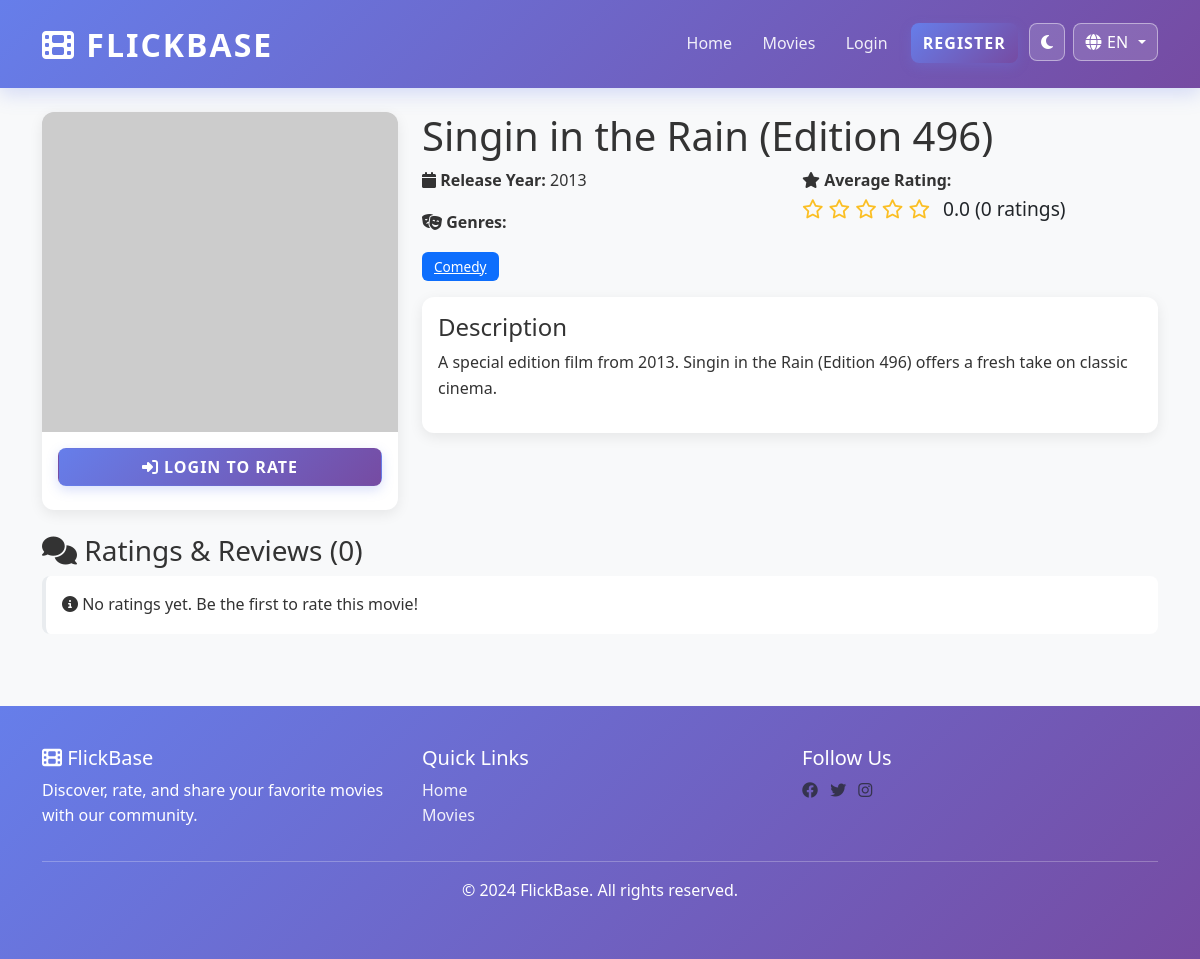
Page /movie/997 on the committed database.
### app/models.py (models this page shows, shortened)
class Movie(db.Model):
    __tablename__ = 'movies'
    id = db.Column(db.Integer, primary_key=True)
    title = db.Column(db.String(255), nullable=False, index=True)
    description = db.Column(db.Text, nullable=False)
    year = db.Column(db.Integer, nullable=False, index=True)
    poster_url = db.Column(db.String(500), nullable=True)  # URL to poster image
    tmdb_id = db.Column(db.Integer, nullable=True, unique=True, index=True)  # For TMDB API integration
    created_at = db.Column(db.DateTime, default=utcnow, index=True)
    updated_at = db.Column(db.DateTime, default=utcnow, onupdate=utcnow)
    ratings = db.relationship('Rating', backref='movie', lazy=True, cascade='all, delete-orphan')
    watchlist = db.relationship('Watchlist', backref='movie', lazy=True, cascade='all, delete-orphan')
    def get_average_rating_db(self):
        avg = db.session.query(func.avg(Rating.rating)).filter_by(movie_id=self.id).scalar()
        return round(avg, 2) if avg else 0

class Genre(db.Model):
    __tablename__ = 'genres'
    id = db.Column(db.Integer, primary_key=True)
    name = db.Column(db.String(50), unique=True, nullable=False, index=True)
    description = db.Column(db.Text, nullable=True)
    created_at = db.Column(db.DateTime, default=utcnow)
    movies = db.relationship('Movie', secondary=movie_genre, backref=db.backref('genres', lazy='select'))

### app/routes/movie.py (the view, shortened to what this page needs)
@movie_bp.route('/movie/<int:movie_id>')
def movie_detail(movie_id):
    movie = db.get_or_404(Movie, movie_id)
    ratings = Rating.query.filter_by(movie_id=movie_id).order_by(
        Rating.created_at.desc()
    ).all()
    user_rating = None
    in_watchlist = False
    avg_rating = movie.get_average_rating_db()
    rating_count = len(ratings)
    return render_template('movies/detail.html',
                         movie=movie,
                         ratings=ratings,
                         user_rating=user_rating,
                         in_watchlist=in_watchlist,
                         avg_rating=avg_rating,
                         rating_count=rating_count)

### app/i18n.py (called while the page is built)
def get_current_language():
    selected = session.get('lang')
    return selected if selected in SUPPORTED_LANGUAGES else 'en'

def translate(key, lang=None):
    current_lang = lang or get_current_language()
    entry = TRANSLATIONS.get(key, {})
    return entry.get(current_lang) or entry.get('en') or key

def localize_text(value, lang=None):
    if value is None:
        return ''
    if not isinstance(value, str):
        return value
    try:
        payload = json.loads(value)
    except Exception:
        return value
    if isinstance(payload, dict):
        current_lang = lang or get_current_language()
        return payload.get(current_lang) or payload.get('en') or next(iter(payload.values()), value)
    return value

### app/templates/movies/detail.html (shortened to what this page needs)
{% extends "base.html" %}
{% block content %}
<div class="row mb-4">
    <div class="col-md-4">
        <div class="card movie-card sticky-top">
            <div class="movie-poster">
                {% if movie.poster_url %}
                    <img src="{{ movie.poster_url }}" alt="{{ movie.title }}">
                {% else %}
                    <div class="w-100 h-100 d-flex align-items-center justify-content-center bg-light">
                        <i class="fas fa-image fa-5x text-muted"></i>
                    </div>
                {% endif %}
            </div>
            <div class="card-body text-center">
                {% if current_user.is_authenticated %}
                    {% if in_watchlist %}
                    <button class="btn btn-danger w-100 mb-2" onclick="removeFromWatchlist({{ movie.id }})">
                        <i class="fas fa-bookmark"></i> {{ t('detail.remove_watchlist') }}
                    </button>
                    {% else %}
                    <button class="btn btn-primary w-100 mb-2" onclick="addToWatchlist({{ movie.id }})">
                        <i class="fas fa-bookmark"></i> {{ t('detail.add_watchlist') }}
                    </button>
                    {% endif %}
                    {% if user_rating %}
                    <a href="{{ url_for('movie.rate_movie', movie_id=movie.id) }}" class="btn btn-outline-primary w-100 mb-2">
                        <i class="fas fa-edit"></i> {{ t('detail.update_rating') }}
                    </a>
                    {% else %}
                    <a href="{{ url_for('movie.rate_movie', movie_id=movie.id) }}" class="btn btn-success w-100 mb-2">
                        <i class="fas fa-star"></i> {{ t('detail.rate_movie') }}
                    </a>
                    {% endif %}
                {% else %}
                    <a href="{{ url_for('auth.login') }}" class="btn btn-primary w-100 mb-2">
                        <i class="fas fa-sign-in-alt"></i> {{ t('detail.login_rate') }}
                    </a>
                {% endif %}
            </div>
        </div>
    </div>
    <div class="col-md-8">
        <h1>{{ movie.title }}</h1>
        <div class="row mb-3">
            <div class="col-md-6">
                <p><strong><i class="fas fa-calendar"></i> {{ t('detail.release_year') }}:</strong> {{ movie.year }}</p>
                <p><strong><i class="fas fa-theater-masks"></i> {{ t('detail.genres') }}:</strong></p>
                <div>
                    {% for genre in movie.genres %}
                    <a href="{{ url_for('movie.movies', genre=genre.id) }}" class="badge badge-custom bg-primary">
                        {{ genre.name }}
                    </a>
                    {% endfor %}
                </div>
            </div>
            <div class="col-md-6">
                <p>
                    <strong><i class="fas fa-star"></i> {{ t('detail.avg_rating') }}:</strong><br>
                    <span class="rating-stars">
                        {% for i in range(1, 6) %}
                            {% if i <= avg_rating %}
                                <i class="fas fa-star"></i>
                            {% elif i - avg_rating < 1 %}
                                <i class="fas fa-star-half-alt"></i>
                            {% else %}
                                <i class="far fa-star"></i>
                            {% endif %}
                        {% endfor %}
                        <span class="ms-2 text-body">{{ "%.1f"|format(avg_rating) }} ({{ rating_count }} {{ t('detail.ratings_count') }})</span>
                    </span>
                </p>
            </div>
        </div>
        <div class="card mb-4">
            <div class="card-body">
                <h4>{{ t('detail.description') }}</h4>
                <p>{{ localize_text(movie.description) }}</p>
            </div>
        </div>
    </div>
</div>
<div class="row">
    <div class="col-md-12">
        <h3><i class="fas fa-comments"></i> {{ t('detail.ratings_reviews') }} ({{ rating_count }})</h3>
        {% if ratings %}
        <div class="row">
            {% for rating in ratings[:10] %}
            <div class="col-md-6 mb-3">
                <div class="card">
                    <div class="card-body">
                        <div class="d-flex justify-content-between">
                            <h6 class="card-title">{{ rating.user.username }}</h6>
                            <div class="rating-stars">
                                {% for i in range(1, 6) %}
                                    {% if i <= rating.rating %}<i class="fas fa-star"></i>{% else %}<i class="far fa-star"></i>{% endif %}
                                {% endfor %}
                            </div>
                        </div>
                        {% if rating.review %}
                        <p class="card-text">{{ rating.review }}</p>
                        {% endif %}
                        <small class="text-muted">{{ rating.created_at.strftime('%B %d, %Y') }}</small>
                    </div>
                </div>
            </div>
            {% endfor %}
        </div>
        {% else %}
        <div class="alert alert-info">
            <i class="fas fa-info-circle"></i> {{ t('detail.no_ratings') }}
        </div>
        {% endif %}
    </div>
</div>
{% endblock %}

### app/static/css/dark-mode.css (style rules this page uses)
:root { --theme-accent: #667eea; --theme-accent-2: #764ba2; --theme-danger: #e74c3c; --theme-warning: #fbbf24; --theme-success: #48bb78; }
html[data-bs-theme="light"] { --app-bg: #f8f9fa; --app-text: #333333; --app-surface: #ffffff; --app-border: #e9ecef; --app-muted: #6c757d; --app-navbar: linear-gradient(135deg, #667eea 0%, #764ba2 100%); }
html[data-bs-theme] body { background-color: var(--app-bg); color: var(--app-text); }
html[data-bs-theme] .card, html[data-bs-theme] .dropdown-menu, html[data-bs-theme] .modal-content, html[data-bs-theme] .list-group-item, html[data-bs-theme] .table, html[data-bs-theme] .alert { background-color: var(--app-surface); color: var(--app-text); border-color: var(--app-border); }

### app/templates/base.html (style rules this page uses)
:root { --primary-color: #667eea; --secondary-color: #764ba2; --success-color: #48bb78; --danger-color: #e74c3c; --warning-color: #fbbf24; --info-color: #4299e1; }
body { font-family: 'Segoe UI', Tahoma, Geneva, Verdana, sans-serif; background-color: #f8f9fa; color: #333333; line-height: 1.6; text-rendering: optimizeLegibility; }
.card { border: none; border-radius: 12px; box-shadow: 0 4px 14px rgba(0, 0, 0, 0.08); transition: transform 0.3s ease, box-shadow 0.3s ease; background-color: #ffffff !important; color: #333333; }
.card-body { color: #333333; }
.movie-card { height: 100%; display: flex; flex-direction: column; }
.movie-poster { height: 320px; background: linear-gradient(135deg, #e9ecef 0%, #f8f9fa 100%); border-radius: 12px 12px 0 0; overflow: hidden; display: flex; align-items: center; justify-content: center; }
.movie-poster img { width: 100%; height: 100%; object-fit: cover; transition: transform 0.25s ease; }
.rating-stars { color: #fbbf24; font-size: 1.2rem; }
.badge-custom { padding: 0.5rem 0.75rem; border-radius: 6px; font-size: 0.85rem; font-weight: 500; }
.btn-primary { background: linear-gradient(135deg, #667eea 0%, #764ba2 100%); border-color: transparent; text-transform: uppercase; font-weight: 600; letter-spacing: 1px; color: white !important; border-radius: 8px; box-shadow: 0 4px 12px rgba(102, 126, 234, 0.25); }
.alert { border: none; border-radius: 8px; margin-bottom: 1.5rem; border-left: 4px solid #E50914; }
.alert-info { background-color: rgba(66, 153, 225, 0.15); color: #60a5fa; border-left-color: #4299e1; }

### rows in the picture
Movie: title "Singin in the Rain (Edition 496)", year "2013", description "A special edition film from 2013. Singin in the Rain (Edition 496) offers a fresh take on classic cinema."
Genre: name "Comedy"

### other values in the picture
{{ t('nav.home') }} "Home"
{{ t('nav.movies') }} "Movies"
{{ t('nav.login') }} "Login"
{{ t('nav.register') }} "REGISTER"
{{ current_lang|upper }} "EN"
{{ t('detail.login_rate') }} "LOGIN TO RATE"
{{ t('detail.release_year') }} "Release Year"
{{ t('detail.genres') }} "Genres"
{{ t('detail.avg_rating') }} "Average Rating"
{{ "%.1f"|format(avg_rating) }} "0.0"
{{ rating_count }} "0"
{{ t('detail.ratings_count') }} "ratings"
{{ t('detail.description') }} "Description"
{{ t('detail.ratings_reviews') }} "Ratings & Reviews"
{{ t('detail.no_ratings') }} "No ratings yet. Be the first to rate this movie!"
